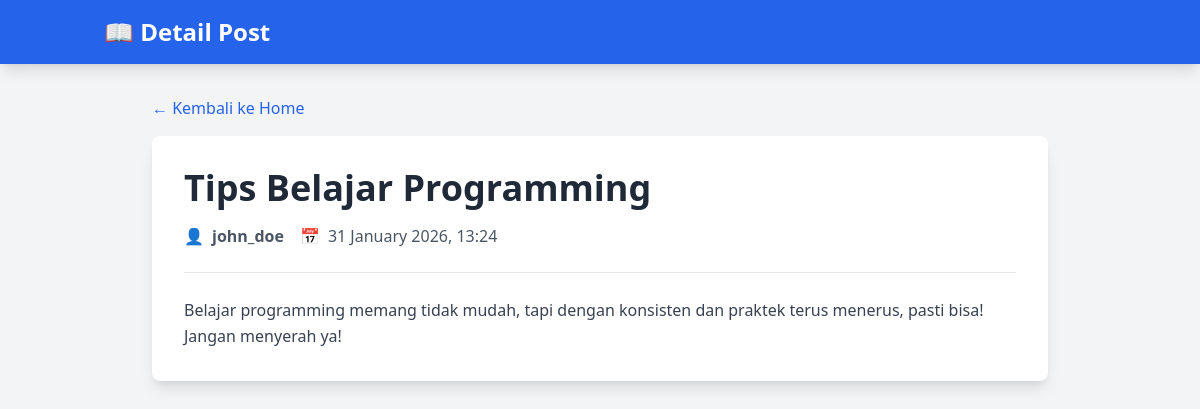
/posts/show.php?id=3, run on the app's committed database.
### tables this page shows
CREATE TABLE posts (
    id INT(11) AUTO_INCREMENT PRIMARY KEY,
    user_id INT(11) NOT NULL,
    title VARCHAR(255) NOT NULL,
    content TEXT NOT NULL,
    created_at TIMESTAMP DEFAULT CURRENT_TIMESTAMP,
    updated_at TIMESTAMP DEFAULT CURRENT_TIMESTAMP ON UPDATE CURRENT_TIMESTAMP,
    FOREIGN KEY (user_id) REFERENCES users(id) ON DELETE CASCADE
);

CREATE TABLE users (
    id INT(11) AUTO_INCREMENT PRIMARY KEY,
    username VARCHAR(50) NOT NULL UNIQUE,
    email VARCHAR(100) NOT NULL UNIQUE,
    password VARCHAR(255) NOT NULL,
    created_at TIMESTAMP DEFAULT CURRENT_TIMESTAMP
);

### posts/show.php (the view, shortened to what this page needs)
<?php
require_once '../config/database.php';
$post_id = (int)$_GET['id'];
$query = "SELECT posts.*, users.username
          FROM posts
          LEFT JOIN users ON posts.user_id = users.id
          WHERE posts.id = ?";
$stmt = mysqli_prepare($conn, $query);
mysqli_stmt_bind_param($stmt, "i", $post_id);
mysqli_stmt_execute($stmt);
$result = mysqli_stmt_get_result($stmt);
$post = mysqli_fetch_assoc($result);
?>
<!DOCTYPE html>
<html lang="id">
<head>
    <script src="https://cdn.tailwindcss.com"></script>
</head>
<body class="bg-gray-100">
    <nav class="bg-blue-600 text-white shadow-lg">
        <div class="container mx-auto px-4 py-4">
            <h1 class="text-2xl font-bold">📖 Detail Post</h1>
        </div>
    </nav>
    <div class="container mx-auto px-4 py-8">
        <div class="max-w-4xl mx-auto">
            <a href="../index.php" class="inline-block mb-4 text-blue-600 hover:underline">
                ← Kembali ke Home
            </a>
            <div class="bg-white rounded-lg shadow-lg p-8">
                <h1 class="text-4xl font-bold mb-4 text-gray-800">
                    <?php echo htmlspecialchars($post['title']); ?>
                </h1>
                <div class="flex items-center space-x-4 text-gray-600 mb-6 pb-6 border-b">
                    <span class="flex items-center">
                        👤 <span class="ml-2 font-semibold"><?php echo htmlspecialchars($post['username']); ?></span>
                    </span>
                    <span class="flex items-center">
                        📅 <span class="ml-2"><?php echo date('d F Y, H:i', strtotime($post['created_at'])); ?></span>
                    </span>
                </div>
                <div class="prose prose-lg max-w-none text-gray-700 leading-relaxed">
                    <?php echo nl2br(htmlspecialchars($post['content'])); ?>
                </div>
            </div>
        </div>
    </div>
</body>
</html>

### data on the page
posts: title "Tips Belajar Programming", user.username "john_doe", created_at "31 January 2026, 13:24", content "Belajar programming memang tidak mudah, tapi dengan konsisten dan praktek terus menerus, pasti bisa! Jangan menyerah ya!"
